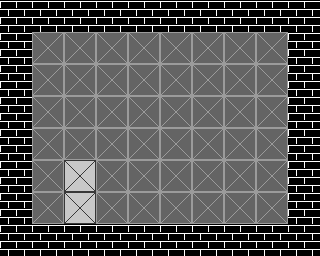

Rendered tile map (Tiled .tmx) drawn with the repository's tilesets; below, a short description and the map source with its tile grids summarised:
An orthogonal 10x8 tile map with 32x32 px tiles, 1 tile layer (Tilelaag 1).

<map version="1.0" orientation="orthogonal" renderorder="right-down" width="10" height="8" tilewidth="32" tileheight="32">
 <tileset firstgid="1" name="tileSheet" tilewidth="32" tileheight="32">
  <image source="tileSheet.png" width="128" height="128" />
 </tileset>
 <layer name="Tilelaag 1" width="10" height="8">
  <data>[80 cells, 80 non-empty, 3 distinct tile ids]</data>
 </layer>
</map>